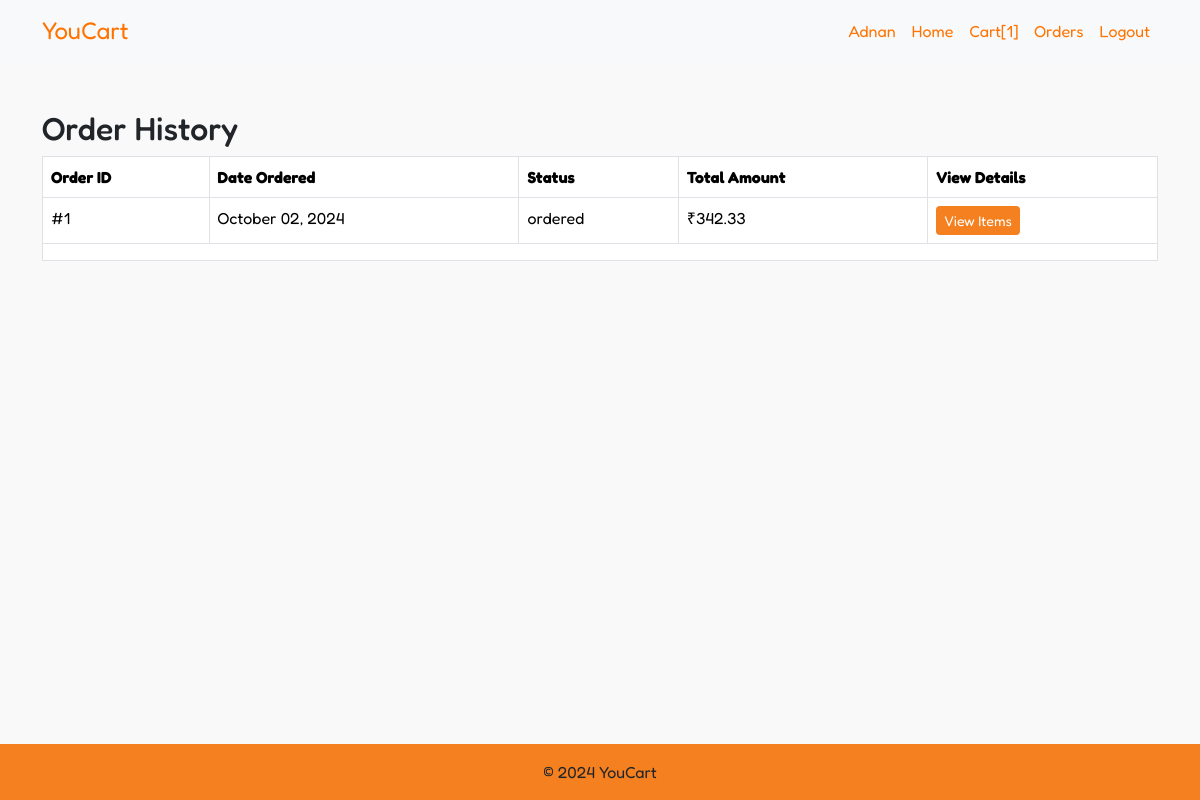
/order_history/ (signed in), run on an earlier commit of the app's database.
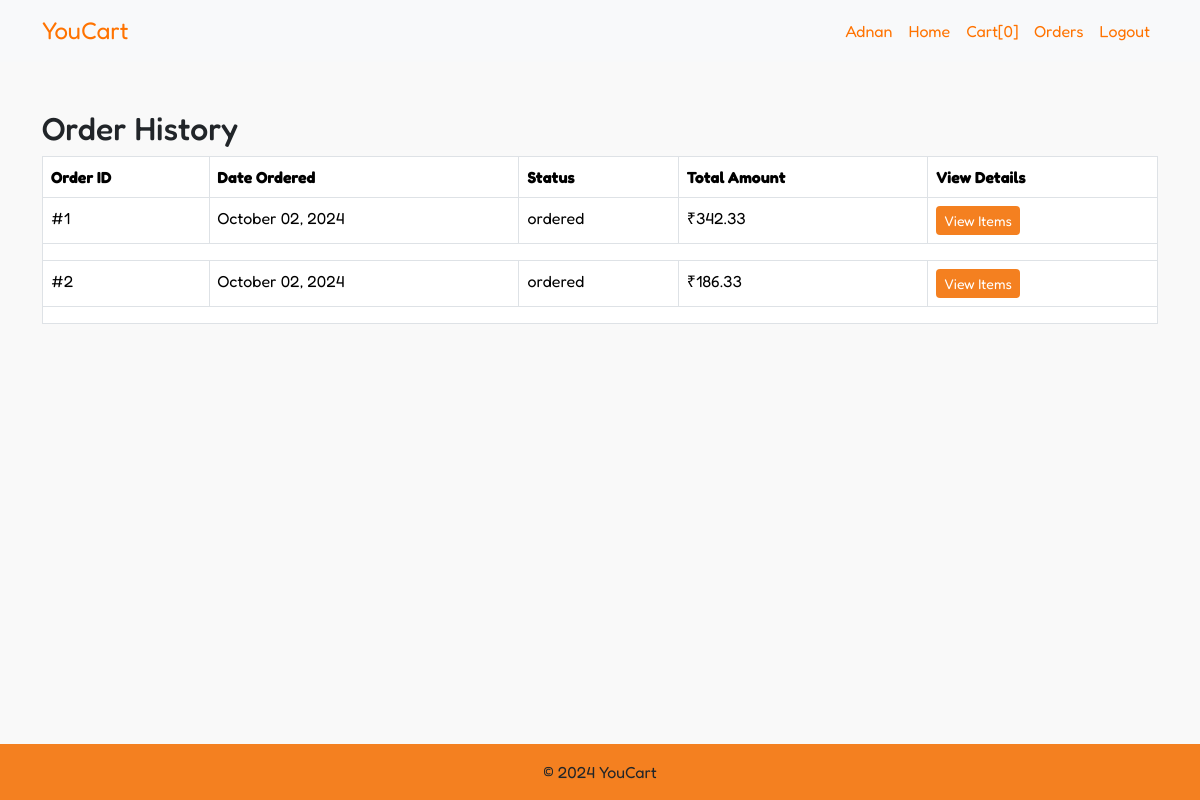
And on a later commit of the database.
### cart/models.py (models this page shows, shortened)
class Order(models.Model):
    user = models.ForeignKey(CustomUser, on_delete=models.CASCADE)
    total_amount = models.DecimalField(max_digits=10, decimal_places=2)
    status = models.CharField(max_length=20, default="ordered")
    order_date = models.DateTimeField(auto_now_add=True)

### cart/views.py (the view)
# urls.py: path('order_history/', order_history, name="order_history"),
@login_required
def order_history(request):
    orders = Order.objects.filter(user=request.user).prefetch_related('items__product')
    return render(request, "orders.html", {'orders':orders})

### auth_app/models.py (called while the page is built)
    def __str__(self):
        return self.username

### cart/context_processors.py (called while the page is built)
def cart_count(request):
    context = {}
    if request.user.is_authenticated:
        count = CartItem.objects.filter(cart__user=request.user).count()
        context['cart_count'] = count
    return context

### cart/models.py (called while the page is built)
    @property
    def total_price(self):
        return self.product.price * self.quantity

### cart/templates/orders.html (shortened to what this page needs)
{% extends "base.html" %}
{% load static %}
{% block extra_head %}
<link rel="stylesheet" href="{% static 'css/nav.css' %}">
{% endblock %}
{% block content %}
{% include "navbar.html" %}
<div class="container my-5 pb-3">
    <h2>Order History</h2>
    {% if orders %}
        <div class="table-responsive">
            <table class="table table-bordered table-hover">
                <thead class="thead-light">
                    <tr>
                        <th>Order ID</th>
                        <th>Date Ordered</th>
                        <th>Status</th>
                        <th>Total Amount</th>
                        <th>View Details</th>
                    </tr>
                </thead>
                <tbody>
                    {% for order in orders %}
                        <tr>
                            <td>#{{ order.id }}</td>
                            <td>{{ order.order_date|date:"F d, Y" }}</td>
                            <td>
                                <span class="">
                                    {{ order.status }}
                                </span>
                            </td>
                            <td>₹{{ order.total_amount }}</td>
                            <td>
                                <button class="btn btn-primary btn-sm" type="button" data-bs-toggle="collapse" data-bs-target="#orderItems{{ order.id }}" aria-expanded="false" aria-controls="orderItems{{ order.id }}">
                                    View Items
                                </button>
                            </td>
                        </tr>
                        <tr>
                            <td colspan="5">
                            </td>
                        </tr>
                    {% endfor %}
                </tbody>
            </table>
        </div>
    {% else %}
        <p>You have no orders yet.</p>
    {% endif %}
</div>
<div class="fixed-bottom">
    {% include 'footer.html' %}
</div>
{% endblock %}

### templates/navbar.html (shortened to what this page needs)
<nav class="navbar navbar-expand-lg navbar-light bg-light">
    <div class="container">
        <a class="navbar-brand" href="/">YouCart</a>
        <div class="collapse navbar-collapse" id="navbarNav">
            <ul class="navbar-nav ms-auto">
                {% if request.user.is_authenticated %}
                <li class="nav-item">
                    <span class="nav-link" >{{request.user|capfirst}}</span>
                </li>
                <li class="nav-item">
                    <a class="nav-link" href="/">Home</a>
                </li>
                <li class="nav-item">
                    <a class="nav-link" href="/cart/"> Cart[{{cart_count}}]</a>
                </li>
                <li class="nav-item">
                    <a class="nav-link" href="/order_history/">Orders</a>
                </li>
                <li class="nav-item">
                    <a class="nav-link" href="/logout/">Logout</a>
                </li>
                {% endif %}
            </ul>
        </div>
    </div>
</nav>

What changed in the data, as far as the page shows it:
added Order: id "2", order_date "October 02, 2024", status "ordered", total_amount "186.33"
Also different on the page:
{{ cart_count }}: "1" → "0"
